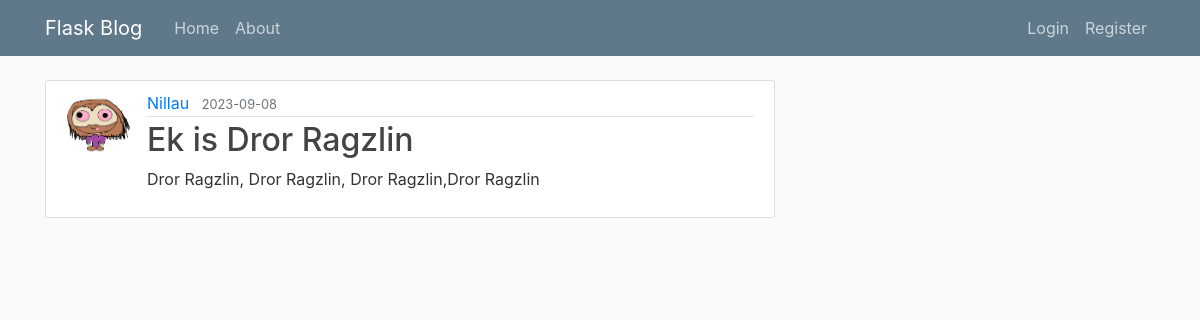
Screenshot of /post/2 with the database file from the repository.
### FlaskBlog/models.py (models this page shows, shortened)
class User(db.Model, UserMixin):
    id = db.Column(db.Integer, primary_key=True)  # Define the user's unique identifier as an Integer
    username = db.Column(db.String(20), unique=True, nullable=False)  # User's username, limited to 20 characters
    email = db.Column(db.String(120), unique=True, nullable=False)  # User's email, limited to 120 characters
    image_file = db.Column(db.String(20), nullable=False, default='default.jpg')  # User's profile image file
    password = db.Column(db.String(60), nullable=False)  # User's password, hashed and stored securely
    posts = db.relationship('Post', backref='author', lazy=True)  # Establish a one-to-many relationship with Post model

class Post(db.Model):
    id = db.Column(db.Integer, primary_key=True)  # Define the post's unique identifier as an Integer
    title = db.Column(db.String(100), nullable=False)  # Post title, limited to 100 characters
    date_posted = db.Column(db.DateTime, nullable=False, default=datetime.utcnow)  # Date the post was created
    content = db.Column(db.Text, nullable=False)  # Post content in text format
    user_id = db.Column(db.Integer, db.ForeignKey('user.id'), nullable=False)  # Foreign key linking posts to users

### FlaskBlog/routes.py (the view)
@app.route("/post/<int:post_id>")
def post(post_id):
    post = Post.query.get_or_404(post_id)
    return render_template('post.html', title=post.title, post=post)

### FlaskBlog/templates/post.html (shortened to what this page needs)
{% extends "layout.html" %}
{% block content %}
  <article class="media content-section">
    <img class="rounded-circle article-img" src="{{ url_for('static', filename='profile_pics/' + post.author.image_file) }}">
    <div class="media-body">
      <div class="article-metadata">
        <a class="mr-2" href="#">{{ post.author.username }}</a>
        <small class="text-muted">{{ post.date_posted.strftime('%Y-%m-%d') }}</small>
      </div>
      <h2 class="article-title">{{ post.title }}</h2>
      <p class="article-content">{{ post.content }}</p>
    </div>
  </article>
{% endblock content %}

### FlaskBlog/static/main.css (style rules this page uses)
body { background: #fafafa; color: #333333; margin-top: 5rem; }
h1, h2, h3, h4, h5, h6 { color: #444444; }
.content-section { background: #ffffff; padding: 10px 20px; border: 1px solid #dddddd; border-radius: 3px; margin-bottom: 20px; }
.article-title { color: #444444; }
.article-content { white-space: pre-line; }
.article-img { height: 65px; width: 65px; margin-right: 16px; }
.article-metadata { padding-bottom: 1px; margin-bottom: 4px; border-bottom: 1px solid #e3e3e3 }

### rows the page displays
User: image_file (placeholder picture), author.username "Nillau"
Post: date_posted "2023-09-08", title "Ek is Dror Ragzlin", content "Dror Ragzlin, Dror Ragzlin, Dror Ragzlin,Dror Ragzlin"
